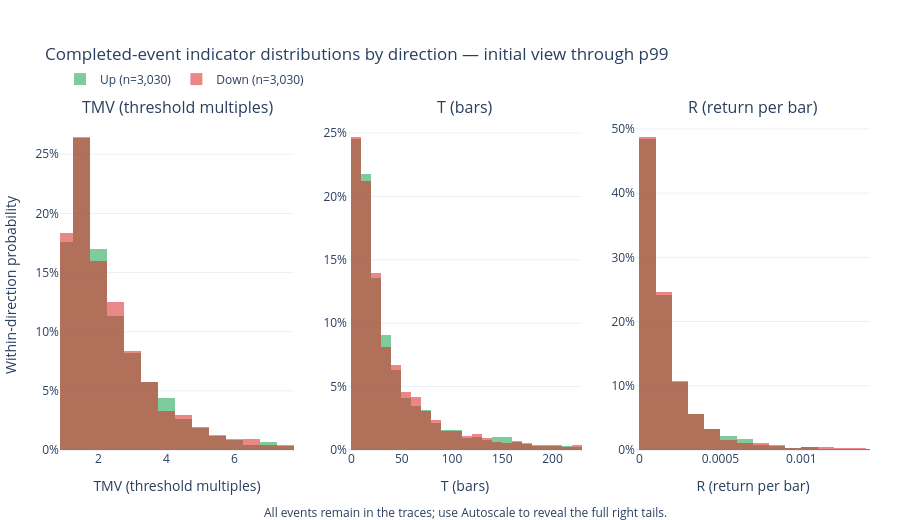

The cell this chart's notebook holds for it:
### Markdown cell above
### Direction-conditioned distributions

Each histogram is normalized within direction, so up and down shapes remain comparable even if their event counts differ. The initial x-axis view ends at the full-sample 99th percentile; Plotly's **Autoscale** button reveals all tail observations.

### Code cell
distribution_fig = plot_dc_indicator_distributions(events)
distribution_fig.show()

### Figure 1 — Plotly figure (JSON) as saved in the notebook; plotly's stock layout.template omitted (floating-point values rounded to 4 significant figures; data arrays with more than 128 entries replaced by an {"elided": "..."} marker saying what was removed)
{"data": [{"bingroup": "tmv", "histnorm": "probability", "hovertemplate": "value=%{x:.6g}<br>within-direction share=%{y:.2%}<extra></extra>", "legendgroup": "up", "marker": {"color": "#16a34a"}, "name": "Up (n=3,030)", "nbinsx": 60, "opacity": 0.55, "showlegend": true, "x": {"elided": "3030 float values"}, "type": "histogram", "xaxis": "x", "yaxis": "y"}, {"bingroup": "tmv", "histnorm": "probability", "hovertemplate": "value=%{x:.6g}<br>within-direction share=%{y:.2%}<extra></extra>", "legendgroup": "down", "marker": {"color": "#dc2626"}, "name": "Down (n=3,030)", "nbinsx": 60, "opacity": 0.55, "showlegend": true, "x": {"elided": "3030 float values"}, "type": "histogram", "xaxis": "x", "yaxis": "y"}, {"bingroup": "t", "histnorm": "probability", "hovertemplate": "value=%{x:.6g}<br>within-direction share=%{y:.2%}<extra></extra>", "legendgroup": "up", "marker": {"color": "#16a34a"}, "name": "Up (n=3,030)", "nbinsx": 60, "opacity": 0.55, "showlegend": false, "x": {"elided": "3030 int values"}, "type": "histogram", "xaxis": "x2", "yaxis": "y2"}, {"bingroup": "t", "histnorm": "probability", "hovertemplate": "value=%{x:.6g}<br>within-direction share=%{y:.2%}<extra></extra>", "legendgroup": "down", "marker": {"color": "#dc2626"}, "name": "Down (n=3,030)", "nbinsx": 60, "opacity": 0.55, "showlegend": false, "x": {"elided": "3030 int values"}, "type": "histogram", "xaxis": "x2", "yaxis": "y2"}, {"bingroup": "r", "histnorm": "probability", "hovertemplate": "value=%{x:.6g}<br>within-direction share=%{y:.2%}<extra></extra>", "legendgroup": "up", "marker": {"color": "#16a34a"}, "name": "Up (n=3,030)", "nbinsx": 60, "opacity": 0.55, "showlegend": false, "x": {"elided": "3030 float values"}, "type": "histogram", "xaxis": "x3", "yaxis": "y3"}, {"bingroup": "r", "histnorm": "probability", "hovertemplate": "value=%{x:.6g}<br>within-direction share=%{y:.2%}<extra></extra>", "legendgroup": "down", "marker": {"color": "#dc2626"}, "name": "Down (n=3,030)", "nbinsx": 60, "opacity": 0.55, "showlegend": false, "x": {"elided": "3030 float values"}, "type": "histogram", "xaxis": "x3", "yaxis": "y3"}], "layout": {"xaxis": {"anchor": "y", "domain": [0.0, 0.2889], "range": [0.8677, 7.749], "title": {"text": "TMV (threshold multiples)"}}, "yaxis": {"anchor": "x", "domain": [0.0, 1.0], "title": {"text": "Within-direction probability"}, "tickformat": ".0%"}, "xaxis2": {"anchor": "y2", "domain": [0.3556, 0.6444], "range": [-3.476, 229.3], "title": {"text": "T (bars)"}}, "yaxis2": {"anchor": "x2", "domain": [0.0, 1.0], "tickformat": ".0%"}, "xaxis3": {"anchor": "y3", "domain": [0.7111, 1.0], "range": [-2.136e-05, 0.001424], "title": {"text": "R (return per bar)"}}, "yaxis3": {"anchor": "x3", "domain": [0.0, 1.0], "tickformat": ".0%"}, "annotations": [{"font": {"size": 16}, "showarrow": false, "text": "TMV (threshold multiples)", "x": 0.1444, "xanchor": "center", "xref": "paper", "y": 1.0, "yanchor": "bottom", "yref": "paper"}, {"font": {"size": 16}, "showarrow": false, "text": "T (bars)", "x": 0.5, "xanchor": "center", "xref": "paper", "y": 1.0, "yanchor": "bottom", "yref": "paper"}, {"font": {"size": 16}, "showarrow": false, "text": "R (return per bar)", "x": 0.8556, "xanchor": "center", "xref": "paper", "y": 1.0, "yanchor": "bottom", "yref": "paper"}, {"showarrow": false, "text": "All events remain in the traces; use Autoscale to reveal the full right tails.", "x": 0.5, "xref": "paper", "y": -0.22, "yref": "paper"}], "legend": {"orientation": "h", "yanchor": "bottom", "y": 1.08, "xanchor": "left", "x": 0.0}, "margin": {"l": 60, "r": 30, "t": 120, "b": 70}, "title": {"text": "Completed-event indicator distributions by direction — initial view through p99"}, "barmode": "overlay", "height": 520, "hovermode": "closest"}}
